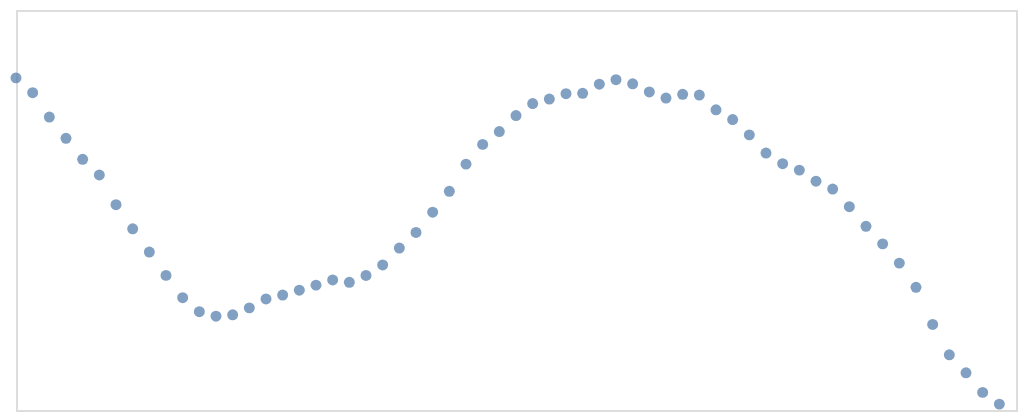

This figure's notebook cell:
### Code cell
alt.Chart(get_plot_df(df_2, 4, "data") ).mark_point(filled=True).encode(
        x=alt.X("x", axis=None),
        y=alt.Y("y", axis=None).scale(domain=[0, 1])
    ).properties(
        width=500,
        height=200
    )

### Figure 1 — Vega-Lite specification as saved in the notebook (floating-point values rounded to 4 significant figures)
{"config": {"view": {"continuousWidth": 300, "continuousHeight": 300}}, "data": {"name": "data-cd152cc2327750a33dc5c5a5975e3dd9"}, "mark": {"type": "point", "filled": true}, "encoding": {"x": {"axis": null, "field": "x", "type": "quantitative"}, "y": {"axis": null, "field": "y", "scale": {"domain": [0, 1]}, "type": "quantitative"}}, "height": 200, "width": 500, "$schema": "https://vega.github.io/schema/vega-lite/v6.1.0.json", "datasets": {"data-cd152cc2327750a33dc5c5a5975e3dd9": [{"x": 0.0, "y": 0.8303}, {"x": 2.0, "y": 0.7934}, {"x": 4.0, "y": 0.7323}, {"x": 6.0, "y": 0.6792}, {"x": 8.0, "y": 0.6267}, {"x": 10.0, "y": 0.5875}, {"x": 12.0, "y": 0.5131}, {"x": 14.0, "y": 0.4531}, {"x": 16.0, "y": 0.3949}, {"x": 18.0, "y": 0.3365}, {"x": 20.0, "y": 0.2808}, {"x": 22.0, "y": 0.2458}, {"x": 24.0, "y": 0.2346}, {"x": 26.0, "y": 0.2379}, {"x": 28.0, "y": 0.2554}, {"x": 30.0, "y": 0.2775}, {"x": 32.0, "y": 0.2873}, {"x": 34.0, "y": 0.2994}, {"x": 36.0, "y": 0.3121}, {"x": 38.0, "y": 0.325}, {"x": 40.0, "y": 0.3192}, {"x": 42.0, "y": 0.3363}, {"x": 44.0, "y": 0.3626}, {"x": 46.0, "y": 0.4049}, {"x": 48.0, "y": 0.4438}, {"x": 50.0, "y": 0.4945}, {"x": 52.0, "y": 0.5468}, {"x": 54.0, "y": 0.6147}, {"x": 56.0, "y": 0.664}, {"x": 58.0, "y": 0.6962}, {"x": 60.0, "y": 0.736}, {"x": 62.0, "y": 0.7662}, {"x": 64.0, "y": 0.7774}, {"x": 66.0, "y": 0.7908}, {"x": 68.0, "y": 0.7916}, {"x": 70.0, "y": 0.8146}, {"x": 72.0, "y": 0.8258}, {"x": 74.0, "y": 0.8156}, {"x": 76.0, "y": 0.795}, {"x": 78.0, "y": 0.7798}, {"x": 80.0, "y": 0.7892}, {"x": 82.0, "y": 0.7873}, {"x": 84.0, "y": 0.7506}, {"x": 86.0, "y": 0.7262}, {"x": 88.0, "y": 0.6878}, {"x": 90.0, "y": 0.6425}, {"x": 92.0, "y": 0.6158}, {"x": 94.0, "y": 0.5997}, {"x": 96.0, "y": 0.572}, {"x": 98.0, "y": 0.5523}, {"x": 100.0, "y": 0.5082}, {"x": 102.0, "y": 0.4592}, {"x": 104.0, "y": 0.4153}, {"x": 106.0, "y": 0.3672}, {"x": 108.0, "y": 0.3066}, {"x": 110.0, "y": 0.2138}, {"x": 112.0, "y": 0.1379}, {"x": 114.0, "y": 0.09298}, {"x": 116.0, "y": 0.04402}, {"x": 118.0, "y": 0.0147}]}}
